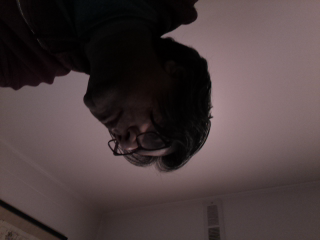
#> input picture OpenCV_Camera_examples/savedImage.png, 320 x 240 px, found by its file name
$ python picamera_opencv_FilteredImage.py
#> lines starting #> are read from the running program, lines starting #| are printed output that depends on the picture; after the words box and inside, x2 and y2 are one past the last pixel; in counts of white or black regions, pixels touching at a corner belong together
# modified by Prof. Kartik Bulusu and Josephina Libbon for CS1010-Fall2022

import cv2
import numpy as np

#IMAGE COLOR FILTERING

img  = cv2.imread('/home/pi/Desktop/Fall2022/Week4-OpenCV_Camera/savedImage.png')
#> img is the input picture: shape (240, 320, 3); mean B, G, R 62.4, 61.5, 75.1

retval, threshold = cv2.threshold(img, 12, 255, cv2.THRESH_BINARY)
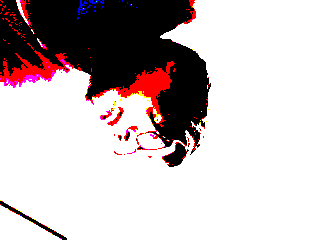
#> threshold: shape (240, 320, 3); mean B, G, R 189.3, 188.1, 198.9

grayscaled = cv2.cvtColor(img, cv2.COLOR_BGR2GRAY)

retval2, threshold2 = cv2.threshold(grayscaled, 12, 255, cv2.THRESH_BINARY)
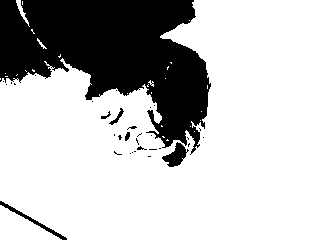
#> threshold2: shape (240, 320); 74.9% white; 33 black regions (26 under 20 px), largest, box (x1, y1, x2, y2) and area: (0, 0, 211, 155) 18408, (162, 142, 189, 167) 327, (0, 201, 67, 240) 264

gaus = cv2.adaptiveThreshold(grayscaled, 255, cv2.ADAPTIVE_THRESH_GAUSSIAN_C, cv2.THRESH_BINARY, 115, 1)
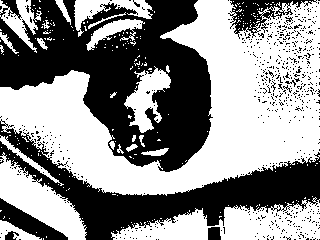
#> gaus: shape (240, 320); 55.3% white; 632 black regions (624 under 20 px), largest, box (x1, y1, x2, y2) and area: (0, 0, 213, 172) 19495, (0, 119, 320, 240) 10824, (228, 0, 317, 39) 1230

retval2, otsu = cv2.threshold(grayscaled, 125, 255, cv2.THRESH_BINARY+cv2.THRESH_OTSU)
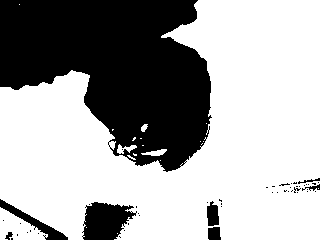
#> otsu: shape (240, 320); 65.2% white; 50 black regions (42 under 20 px), largest, box (x1, y1, x2, y2) and area: (0, 0, 212, 172) 24074, (82, 202, 137, 240) 1456, (0, 199, 68, 240) 587
#> retval2 = 53

cv2.imshow('original', img)
cv2.imshow('threshold', threshold)
cv2.imshow('threshold2', threshold2)
cv2.imshow('gaus', gaus)
cv2.imshow('otsu', otsu)
cv2.waitKey(0)
cv2.destroyAllWindows()
